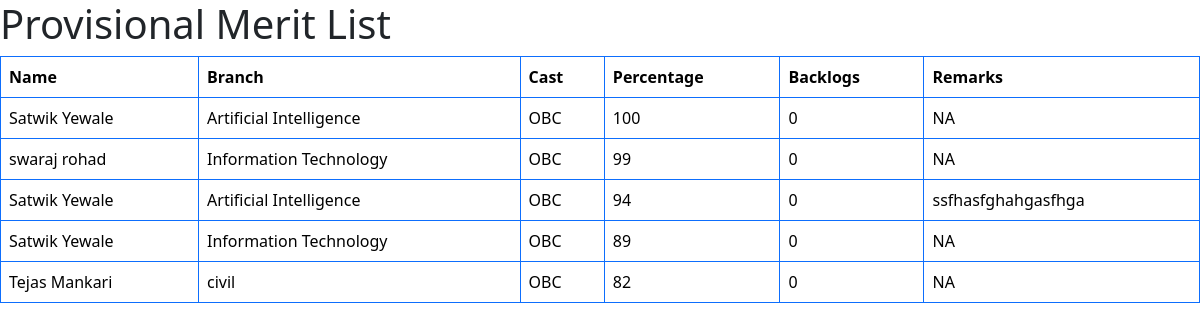
The app's page /Provisional_list2/, older data.
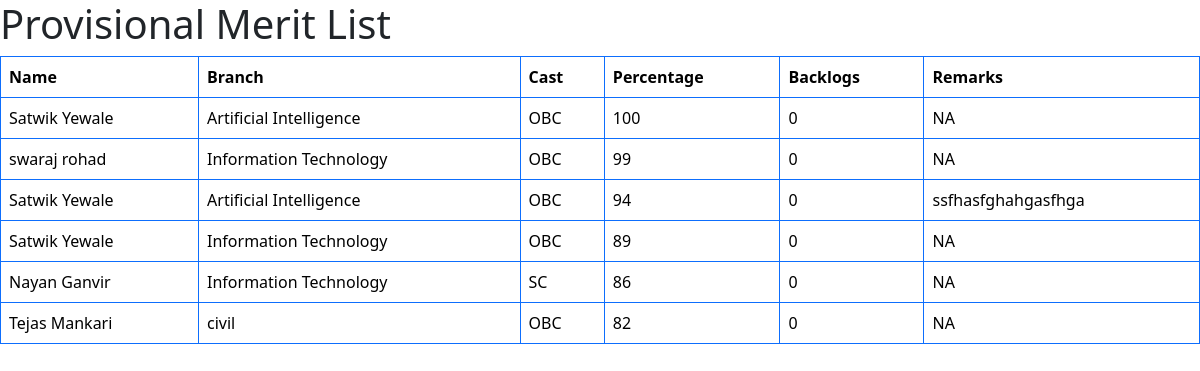
The same page, newer data.
### Hostel_Addmission/models.py (models this page shows)
class HostelData2(models.Model):
    fno2 = models.IntegerField(default=2000)
    name = models.CharField(max_length=100)
    DOB = models.DateField()
    cast = models.CharField(max_length=50)
    nationality = models.CharField(max_length=10)
    BGroup = models.CharField(max_length=4)
    phone1 = models.IntegerField()
    Address1 = models.CharField(max_length=50)
    Email = models.EmailField(max_length=30)
    Branch = models.CharField(max_length=30)
    Backlog = models.CharField(max_length=3,default='YES')
    Nu_Backlog = models.IntegerField(default=0)
    percentage = models.IntegerField()
    Father_name = models.CharField(max_length=100)
    phone2 = models.IntegerField()
    Address2 = models.CharField(max_length=50)
    occupation = models.CharField(max_length=5)
    shift = models.CharField(max_length=8)
    Enroll = models.CharField(max_length=10)
    SPhoto = models.FileField(upload_to='3signatures/student/',default='file.jpg')
    student_signature = models.FileField(upload_to='2signatures/student/',default='file.jpg')
    father_signature = models.FileField(upload_to='2signatures/father/',default='file.jpg')
    marksheet1 = models.FileField(upload_to='2marksheet1/', default='file.pdf')
    marksheet2 = models.FileField(upload_to='2marksheet2/', default='file.pdf')
    Domacile = models.FileField(upload_to='2Domacile/', default='file.pdf')
    Allotment = models.FileField(upload_to='2Allotment/', default='file.pdf')
    Addmission = models.FileField(upload_to='2Addmission/', default='file.pdf')
    Registration  = models.FileField(upload_to='2Registration/', default='file.pdf')
    remark = models.CharField(max_length=200, default='NA')

### Hostel_Addmission/views.py (the view)
# urls.py: path('Provisional_list2/',views.Provisional_list2,name='Provisional_list2'),
def Provisional_list2(request):
    data = HostelData2.objects.all()
    data = sorted(data ,key=lambda x:(-x.percentage))
    return render(request , 'Admin_OP/Provisional1/second_year.html',{'data':data} )

### Hostel_Addmission/templates/Admin_OP/Provisional1/second_year.html (shortened to what this page needs)
<!DOCTYPE html>
<html lang="en">
<head>
    <link rel="stylesheet" href="https://cdn.jsdelivr.net/npm/bootstrap@5.3.1/dist/css/bootstrap.min.css">
    <link rel="stylesheet" href="https://cdn.jsdelivr.net/npm/bootstrap@5.3.1/dist/js/bootstrap.bundle.min.js">
</head>
<body>
    <h1>
    </h1>
    <table class="table table-bordered border-primary">
        <thead>
            <tr>
                <th scope="col">Name</th>
                <th scope="col">Branch</th>
                <th scope="col">Cast</th>
                <th scope="col">Percentage</th>
                <th scope="col">Backlogs</th>
                <th scope="col">Remarks</th>
            </tr>
        </thead>
        <tbody>
            {% for student in data %}
            <tr>
                <td>{{ student.name }}</td>
                <td>{{ student.Branch }}</td>
                <td>{{ student.cast }}</td>
                <td>{{ student.percentage }}</td>
                <td>{{ student.Nu_Backlog }}</td>
                <td>{{ student.remark }}</td>
            </tr>
            {% endfor %}
        </tbody>
      </table>
</body>
</html>

Row changes from the older to the newer data that the page shows:
added HostelData2: name "Nayan Ganvir", Branch "Information Technology", cast "SC", percentage "86", Nu_Backlog "0", remark "NA"
